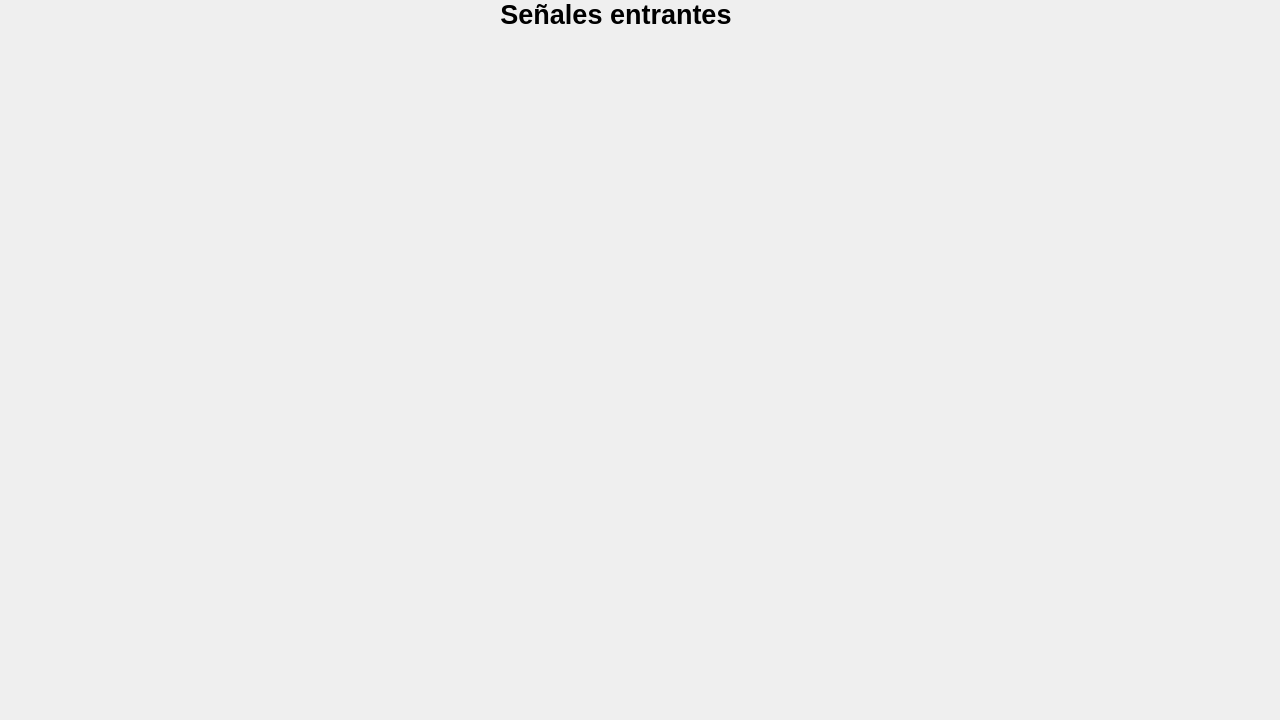
         <widget class="QWidget" name="tab">
          <attribute name="icon">
           <iconset>
            <normaloff>../../GUI/1664200.png</normaloff>../../GUI/1664200.png</iconset>
          </attribute>
          <attribute name="title">
           <string/>
          </attribute>
          <widget class="QWidget" name="verticalLayoutWidget_7">
           <property name="geometry">
            <rect>
             <x>200</x>
             <y>40</y>
             <width>831</width>
             <height>211</height>
            </rect>
           </property>
           <layout class="QVBoxLayout" name="verticalLayout_9"/>
          </widget>
          <widget class="QWidget" name="verticalLayoutWidget_8">
           <property name="geometry">
            <rect>
             <x>200</x>
             <y>270</y>
             <width>831</width>
             <height>211</height>
            </rect>
           </property>
           <layout class="QVBoxLayout" name="verticalLayout_10"/>
          </widget>
          <widget class="QWidget" name="verticalLayoutWidget_9">
           <property name="geometry">
            <rect>
             <x>200</x>
             <y>500</y>
             <width>831</width>
             <height>211</height>
            </rect>
           </property>
           <layout class="QVBoxLayout" name="verticalLayout_11"/>
          </widget>
          <widget class="QLabel" name="label_13">
           <property name="geometry">
            <rect>
             <x>1050</x>
             <y>540</y>
             <width>221</width>
             <height>171</height>
            </rect>
           </property>
           <property name="styleSheet">
            <string notr="true">background-color: qradialgradient(spread:pad, cx:0.5, cy:0.5, radius:0.5, fx:0.5, fy:0.5, stop:0 rgba(255, 255, 255, 0), stop:0.35 rgba(255, 255, 255, 0), stop:0.4 rgba(255, 255, 255, 0), stop:0.425 rgba(255, 255, 255, 0), stop:0.44 rgba(252, 252, 252, 0), stop:1 rgba(255, 255, 255, 0))</string>
           </property>
           <property name="text">
            <string/>
           </property>
           <property name="pixmap">
            <pixmap>descargar.png</pixmap>
           </property>
           <property name="scaledContents">
            <bool>true</bool>
           </property>
          </widget>
          <widget class="QLabel" name="label_14">
           <property name="geometry">
            <rect>
             <x>1090</x>
             <y>440</y>
             <width>141</width>
             <height>111</height>
            </rect>
           </property>
           <property name="styleSheet">
            <string notr="true">background-color: qradialgradient(spread:pad, cx:0.5, cy:0.5, radius:0.5, fx:0.5, fy:0.5, stop:0 rgba(255, 255, 255, 0), stop:0.35 rgba(255, 255, 255, 0), stop:0.4 rgba(255, 255, 255, 0), stop:0.425 rgba(255, 255, 255, 0), stop:0.44 rgba(252, 252, 252, 0), stop:1 rgba(255, 255, 255, 0))</string>
           </property>
           <property name="text">
            <string/>
           </property>
           <property name="pixmap">
            <pixmap>Mi proyecto.png</pixmap>
           </property>
           <property name="scaledContents">
            <bool>true</bool>
           </property>
          </widget>
          <widget class="QWidget" name="layoutWidget">
           <property name="geometry">
            <rect>
             <x>-10</x>
             <y>-6</y>
             <width>1251</width>
             <height>41</height>
            </rect>
           </property>
           <layout class="QHBoxLayout" name="horizontalLayout_5">
            <item>
             <spacer name="horizontalSpacer_2">
              <property name="orientation">
               <enum>Qt::Horizontal</enum>
              </property>
              <property name="sizeHint" stdset="0">
               <size>
                <width>40</width>
                <height>20</height>
               </size>
              </property>
             </spacer>
            </item>
            <item>
             <widget class="QLabel" name="label">
              <property name="text">
               <string>&lt;!DOCTYPE HTML PUBLIC &quot;-//W3C//DTD HTML 4.0//EN&quot; &quot;http://www.w3.org/TR/REC-html40/strict.dtd&quot;&gt;
&lt;html&gt;&lt;head&gt;&lt;meta name=&quot;qrichtext&quot; content=&quot;1&quot; /&gt;&lt;style type=&quot;text/css&quot;&gt;
p, li { white-space: pre-wrap; }
&lt;/style&gt;&lt;/head&gt;&lt;body style=&quot; font-family:'MS Shell Dlg 2'; font-size:8pt; font-weight:400; font-style:normal;&quot;&gt;
&lt;p align=&quot;center&quot; style=&quot; margin-top:12px; margin-bottom:12px; margin-left:0px; margin-right:0px; -qt-block-indent:0; text-indent:0px;&quot;&gt;&lt;span style=&quot; font-size:20pt; font-weight:600; color:#000000;&quot;&gt;Señales entrantes&lt;/span&gt;&lt;/p&gt;&lt;/body&gt;&lt;/html&gt;</string>
              </property>
             </widget>
            </item>
            <item>
             <spacer name="horizontalSpacer">
              <property name="orientation">
               <enum>Qt::Horizontal</enum>
              </property>
              <property name="sizeHint" stdset="0">
               <size>
                <width>40</width>
                <height>20</height>
               </size>
              </property>
             </spacer>
            </item>
           </layout>
          </widget>
         </widget>
